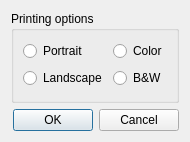
<?xml version="1.0" encoding="UTF-8"?>
<ui version="4.0">
 <class>Dialog</class>
 <widget class="QDialog" name="Dialog">
  <property name="geometry">
   <rect>
    <x>0</x>
    <y>0</y>
    <width>188</width>
    <height>142</height>
   </rect>
  </property>
  <property name="sizePolicy">
   <sizepolicy hsizetype="Minimum" vsizetype="Minimum">
    <horstretch>0</horstretch>
    <verstretch>0</verstretch>
   </sizepolicy>
  </property>
  <property name="windowTitle">
   <string>Dialog</string>
  </property>
  <layout class="QGridLayout" name="gridLayout_2">
   <item row="0" column="0">
    <widget class="QGroupBox" name="groupBox">
     <property name="title">
      <string>Printing options</string>
     </property>
     <layout class="QGridLayout" name="gridLayout">
      <item row="0" column="0">
       <widget class="QRadioButton" name="radioButton">
        <property name="sizePolicy">
         <sizepolicy hsizetype="Preferred" vsizetype="Preferred">
          <horstretch>0</horstretch>
          <verstretch>0</verstretch>
         </sizepolicy>
        </property>
        <property name="text">
         <string>Portrait</string>
        </property>
        <attribute name="buttonGroup">
         <string notr="true">buttonGroup</string>
        </attribute>
       </widget>
      </item>
      <item row="0" column="1">
       <widget class="QRadioButton" name="radioButton_3">
        <property name="text">
         <string>Color</string>
        </property>
        <attribute name="buttonGroup">
         <string notr="true">buttonGroup_2</string>
        </attribute>
       </widget>
      </item>
      <item row="1" column="0">
       <widget class="QRadioButton" name="radioButton_2">
        <property name="text">
         <string>Landscape</string>
        </property>
        <attribute name="buttonGroup">
         <string notr="true">buttonGroup</string>
        </attribute>
       </widget>
      </item>
      <item row="1" column="1">
       <widget class="QRadioButton" name="radioButton_4">
        <property name="text">
         <string>B&amp;&amp;W</string>
        </property>
        <attribute name="buttonGroup">
         <string notr="true">buttonGroup_2</string>
        </attribute>
       </widget>
      </item>
     </layout>
    </widget>
   </item>
   <item row="1" column="0">
    <widget class="QDialogButtonBox" name="buttonBox">
     <property name="orientation">
      <enum>Qt::Horizontal</enum>
     </property>
     <property name="standardButtons">
      <set>QDialogButtonBox::Cancel|QDialogButtonBox::Ok</set>
     </property>
    </widget>
   </item>
  </layout>
 </widget>
 <resources/>
 <connections>
  <connection>
   <sender>buttonBox</sender>
   <signal>accepted()</signal>
   <receiver>Dialog</receiver>
   <slot>accept()</slot>
   <hints>
    <hint type="sourcelabel">
     <x>248</x>
     <y>254</y>
    </hint>
    <hint type="destinationlabel">
     <x>157</x>
     <y>274</y>
    </hint>
   </hints>
  </connection>
  <connection>
   <sender>buttonBox</sender>
   <signal>rejected()</signal>
   <receiver>Dialog</receiver>
   <slot>reject()</slot>
   <hints>
    <hint type="sourcelabel">
     <x>316</x>
     <y>260</y>
    </hint>
    <hint type="destinationlabel">
     <x>286</x>
     <y>274</y>
    </hint>
   </hints>
  </connection>
 </connections>
 <buttongroups>
  <buttongroup name="buttonGroup"/>
  <buttongroup name="buttonGroup_2"/>
 </buttongroups>
</ui>
